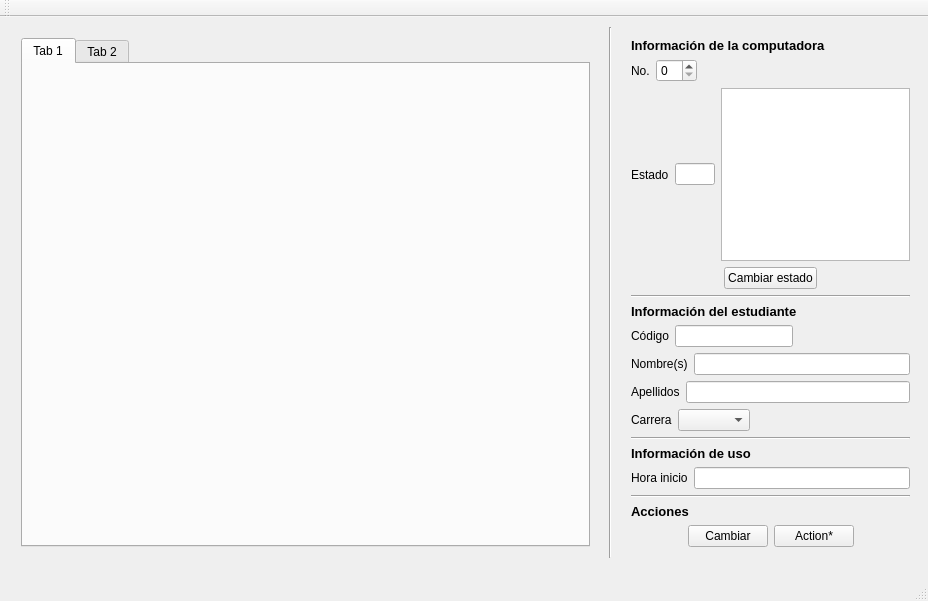
<?xml version="1.0" encoding="UTF-8"?>
<ui version="4.0">
 <class>MainWindow</class>
 <widget class="QMainWindow" name="MainWindow">
  <property name="geometry">
   <rect>
    <x>0</x>
    <y>0</y>
    <width>928</width>
    <height>601</height>
   </rect>
  </property>
  <property name="windowTitle">
   <string>Registro</string>
  </property>
  <widget class="QWidget" name="centralWidget">
   <widget class="QWidget" name="verticalLayoutWidget">
    <property name="geometry">
     <rect>
      <x>10</x>
      <y>10</y>
      <width>591</width>
      <height>531</height>
     </rect>
    </property>
    <layout class="QVBoxLayout" name="labsLayout">
     <item>
      <widget class="QTabWidget" name="labs">
       <widget class="QWidget" name="lab1">
        <attribute name="title">
         <string>Tab 1</string>
        </attribute>
       </widget>
       <widget class="QWidget" name="tab_2">
        <attribute name="title">
         <string>Tab 2</string>
        </attribute>
       </widget>
      </widget>
     </item>
    </layout>
   </widget>
   <widget class="QWidget" name="verticalLayoutWidget_2">
    <property name="geometry">
     <rect>
      <x>620</x>
      <y>10</y>
      <width>301</width>
      <height>531</height>
     </rect>
    </property>
    <layout class="QVBoxLayout" name="pcInfoLayout">
     <item>
      <widget class="QLabel" name="label">
       <property name="font">
        <font>
         <family>Arial</family>
         <pointsize>10</pointsize>
         <weight>75</weight>
         <bold>true</bold>
        </font>
       </property>
       <property name="text">
        <string>Información de la computadora</string>
       </property>
      </widget>
     </item>
     <item>
      <layout class="QVBoxLayout" name="verticalLayout">
       <item>
        <layout class="QHBoxLayout" name="horizontalLayout">
         <item>
          <widget class="QLabel" name="label_2">
           <property name="font">
            <font>
             <family>Arial</family>
            </font>
           </property>
           <property name="text">
            <string>No.</string>
           </property>
          </widget>
         </item>
         <item>
          <widget class="QSpinBox" name="pcNumber">
           <property name="font">
            <font>
             <family>Arial</family>
            </font>
           </property>
          </widget>
         </item>
         <item>
          <spacer name="horizontalSpacer">
           <property name="orientation">
            <enum>Qt::Horizontal</enum>
           </property>
           <property name="sizeHint" stdset="0">
            <size>
             <width>40</width>
             <height>20</height>
            </size>
           </property>
          </spacer>
         </item>
        </layout>
       </item>
      </layout>
     </item>
     <item>
      <layout class="QVBoxLayout" name="verticalLayout_2">
       <item>
        <layout class="QHBoxLayout" name="horizontalLayout_5">
         <item>
          <widget class="QLabel" name="label_7">
           <property name="text">
            <string>Estado</string>
           </property>
          </widget>
         </item>
         <item>
          <widget class="QLineEdit" name="pcStatus">
           <property name="font">
            <font>
             <family>Arial</family>
            </font>
           </property>
           <property name="readOnly">
            <bool>true</bool>
           </property>
          </widget>
         </item>
         <item>
          <widget class="QGraphicsView" name="pcStatusImg"/>
         </item>
        </layout>
       </item>
       <item>
        <layout class="QHBoxLayout" name="horizontalLayout_6">
         <item>
          <spacer name="horizontalSpacer_4">
           <property name="orientation">
            <enum>Qt::Horizontal</enum>
           </property>
           <property name="sizeHint" stdset="0">
            <size>
             <width>40</width>
             <height>20</height>
            </size>
           </property>
          </spacer>
         </item>
         <item>
          <widget class="QPushButton" name="changeStatus">
           <property name="font">
            <font>
             <family>Arial</family>
            </font>
           </property>
           <property name="text">
            <string>Cambiar estado</string>
           </property>
          </widget>
         </item>
         <item>
          <spacer name="horizontalSpacer_5">
           <property name="orientation">
            <enum>Qt::Horizontal</enum>
           </property>
           <property name="sizeHint" stdset="0">
            <size>
             <width>40</width>
             <height>20</height>
            </size>
           </property>
          </spacer>
         </item>
        </layout>
       </item>
      </layout>
     </item>
     <item>
      <widget class="Line" name="line_2">
       <property name="orientation">
        <enum>Qt::Horizontal</enum>
       </property>
      </widget>
     </item>
     <item>
      <widget class="QLabel" name="label_6">
       <property name="font">
        <font>
         <family>Arial</family>
         <pointsize>10</pointsize>
         <weight>75</weight>
         <bold>true</bold>
        </font>
       </property>
       <property name="text">
        <string>Información del estudiante</string>
       </property>
      </widget>
     </item>
     <item>
      <layout class="QHBoxLayout" name="horizontalLayout_2">
       <item>
        <widget class="QLabel" name="label_3">
         <property name="font">
          <font>
           <family>Arial</family>
          </font>
         </property>
         <property name="text">
          <string>Código</string>
         </property>
        </widget>
       </item>
       <item>
        <widget class="QLineEdit" name="studentId">
         <property name="font">
          <font>
           <family>Arial</family>
          </font>
         </property>
        </widget>
       </item>
       <item>
        <spacer name="horizontalSpacer_2">
         <property name="orientation">
          <enum>Qt::Horizontal</enum>
         </property>
         <property name="sizeHint" stdset="0">
          <size>
           <width>40</width>
           <height>20</height>
          </size>
         </property>
        </spacer>
       </item>
      </layout>
     </item>
     <item>
      <layout class="QHBoxLayout" name="horizontalLayout_3">
       <item>
        <widget class="QLabel" name="label_4">
         <property name="font">
          <font>
           <family>Arial</family>
          </font>
         </property>
         <property name="text">
          <string>Nombre(s)</string>
         </property>
        </widget>
       </item>
       <item>
        <widget class="QLineEdit" name="studentName">
         <property name="font">
          <font>
           <family>Arial</family>
          </font>
         </property>
        </widget>
       </item>
      </layout>
     </item>
     <item>
      <layout class="QHBoxLayout" name="horizontalLayout_9">
       <item>
        <widget class="QLabel" name="label_11">
         <property name="font">
          <font>
           <family>Arial</family>
          </font>
         </property>
         <property name="text">
          <string>Apellidos</string>
         </property>
        </widget>
       </item>
       <item>
        <widget class="QLineEdit" name="lineEdit">
         <property name="font">
          <font>
           <family>Arial</family>
          </font>
         </property>
        </widget>
       </item>
      </layout>
     </item>
     <item>
      <layout class="QHBoxLayout" name="horizontalLayout_4">
       <item>
        <widget class="QLabel" name="label_5">
         <property name="font">
          <font>
           <family>Arial</family>
          </font>
         </property>
         <property name="text">
          <string>Carrera</string>
         </property>
        </widget>
       </item>
       <item>
        <widget class="QComboBox" name="studentCareer">
         <property name="font">
          <font>
           <family>Arial</family>
          </font>
         </property>
        </widget>
       </item>
       <item>
        <spacer name="horizontalSpacer_3">
         <property name="orientation">
          <enum>Qt::Horizontal</enum>
         </property>
         <property name="sizeType">
          <enum>QSizePolicy::Expanding</enum>
         </property>
         <property name="sizeHint" stdset="0">
          <size>
           <width>40</width>
           <height>20</height>
          </size>
         </property>
        </spacer>
       </item>
      </layout>
     </item>
     <item>
      <widget class="Line" name="line_3">
       <property name="orientation">
        <enum>Qt::Horizontal</enum>
       </property>
      </widget>
     </item>
     <item>
      <widget class="QLabel" name="label_9">
       <property name="font">
        <font>
         <family>Arial</family>
         <pointsize>10</pointsize>
         <weight>75</weight>
         <bold>true</bold>
        </font>
       </property>
       <property name="text">
        <string>Información de uso</string>
       </property>
      </widget>
     </item>
     <item>
      <layout class="QHBoxLayout" name="horizontalLayout_7">
       <item>
        <widget class="QLabel" name="label_8">
         <property name="font">
          <font>
           <family>Arial</family>
          </font>
         </property>
         <property name="text">
          <string>Hora inicio</string>
         </property>
        </widget>
       </item>
       <item>
        <widget class="QLineEdit" name="beginHour">
         <property name="font">
          <font>
           <family>Arial</family>
          </font>
         </property>
         <property name="readOnly">
          <bool>true</bool>
         </property>
        </widget>
       </item>
      </layout>
     </item>
     <item>
      <widget class="Line" name="line_4">
       <property name="orientation">
        <enum>Qt::Horizontal</enum>
       </property>
      </widget>
     </item>
     <item>
      <widget class="QLabel" name="label_10">
       <property name="font">
        <font>
         <family>Arial</family>
         <pointsize>10</pointsize>
         <weight>75</weight>
         <bold>true</bold>
        </font>
       </property>
       <property name="text">
        <string>Acciones</string>
       </property>
      </widget>
     </item>
     <item>
      <layout class="QHBoxLayout" name="horizontalLayout_8">
       <item>
        <spacer name="horizontalSpacer_6">
         <property name="orientation">
          <enum>Qt::Horizontal</enum>
         </property>
         <property name="sizeHint" stdset="0">
          <size>
           <width>40</width>
           <height>20</height>
          </size>
         </property>
        </spacer>
       </item>
       <item>
        <widget class="QPushButton" name="changePc">
         <property name="font">
          <font>
           <family>Arial</family>
          </font>
         </property>
         <property name="text">
          <string>Cambiar</string>
         </property>
        </widget>
       </item>
       <item>
        <widget class="QPushButton" name="actionButton">
         <property name="font">
          <font>
           <family>Arial</family>
          </font>
         </property>
         <property name="text">
          <string>Action*</string>
         </property>
        </widget>
       </item>
       <item>
        <spacer name="horizontalSpacer_7">
         <property name="orientation">
          <enum>Qt::Horizontal</enum>
         </property>
         <property name="sizeHint" stdset="0">
          <size>
           <width>40</width>
           <height>20</height>
          </size>
         </property>
        </spacer>
       </item>
      </layout>
     </item>
    </layout>
   </widget>
   <widget class="Line" name="line">
    <property name="geometry">
     <rect>
      <x>600</x>
      <y>10</y>
      <width>21</width>
      <height>531</height>
     </rect>
    </property>
    <property name="orientation">
     <enum>Qt::Vertical</enum>
    </property>
   </widget>
  </widget>
  <widget class="QMenuBar" name="menuBar">
   <property name="geometry">
    <rect>
     <x>0</x>
     <y>0</y>
     <width>928</width>
     <height>21</height>
    </rect>
   </property>
  </widget>
  <widget class="QToolBar" name="mainToolBar">
   <property name="font">
    <font>
     <family>Arial</family>
    </font>
   </property>
   <attribute name="toolBarArea">
    <enum>TopToolBarArea</enum>
   </attribute>
   <attribute name="toolBarBreak">
    <bool>false</bool>
   </attribute>
  </widget>
  <widget class="QStatusBar" name="statusBar"/>
 </widget>
 <layoutdefault spacing="6" margin="11"/>
 <resources/>
 <connections/>
</ui>
